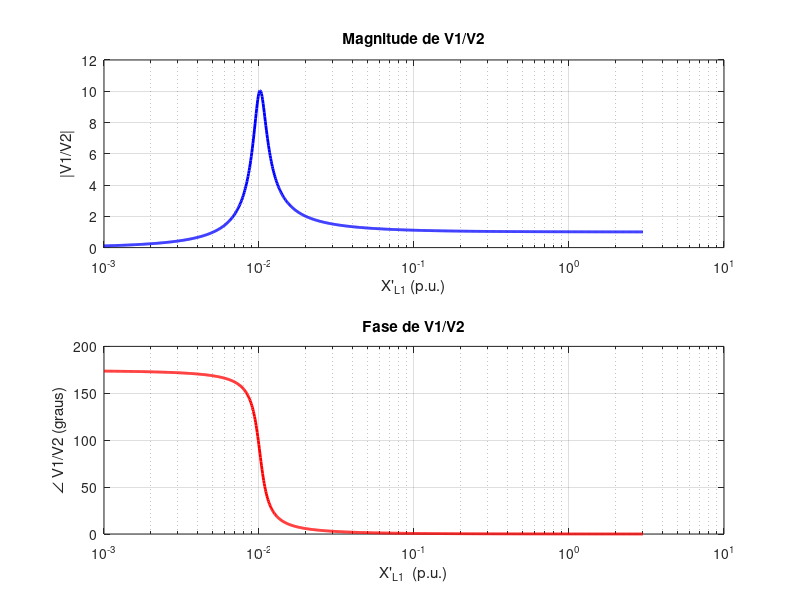

MATLAB code to generate this figure:
clc; close all; clear all;

% Definição do intervalo de XL1 de 10⁻³ a 3 p.u. para permitir escala log
XL1 = logspace(-3, log10(3), 1000);  
R1 = 0.1 * XL1;  % R1 é 10% de XL1
XC = 0.01017;   % Reatância capacitiva

% Cálculo de K
K = (R1 + 1j*XL1) ./ (-1j*XC + R1 + 1j*XL1);

% Cálculo da magnitude e fase de K
K_mag = abs(K);           % Magnitude
K_phase = angle(K) * 180/pi;  % Fase em graus

% Plot da magnitude
figure;
subplot(2,1,1);
semilogx(XL1, K_mag, 'b', 'LineWidth', 2);  % Escala log no eixo X
xlabel('X''_{L1} (p.u.)');
ylabel('|V1/V2|');
title('Magnitude de V1/V2');
grid on;

% Plot da fase
subplot(2,1,2);
semilogx(XL1, K_phase, 'r', 'LineWidth', 2);  % Escala log no eixo X
xlabel('X''_{L1}  (p.u.)');
ylabel('\angle V1/V2 (graus)');
title('Fase de V1/V2');
grid on;

